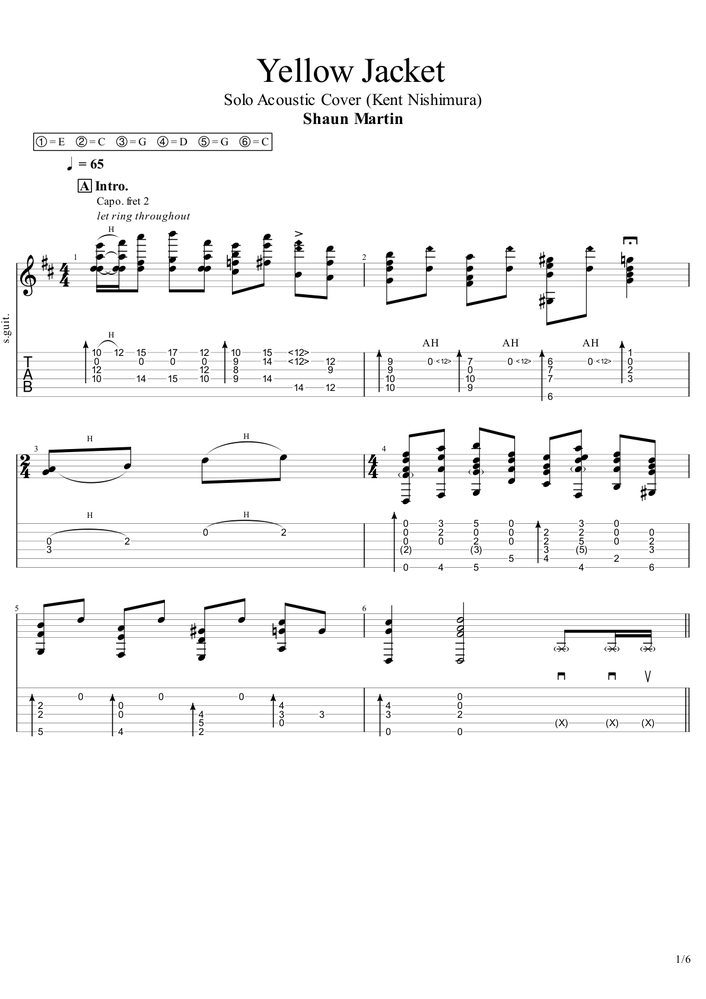
#> input picture test_samples/images/page_1.png, 706 x 999 px, shrunk from 1190 x 1684 before the run, found by its file name
$ python region_segmenter.py
#> lines starting #> are read from the running program, lines starting #| are printed output that depends on the picture; after the words box and inside, x2 and y2 are one past the last pixel; in counts of white or black regions, pixels touching at a corner belong together
"""
TAB Region Segmenter

이미지에서 오선보(Staff)와 TAB 영역을 분리하는 모듈
YOLO가 오선보의 음표를 프렛으로 오인하는 문제 해결

구조:
1. 오선보: 5개의 평행선 + 음표 머리
2. TAB: 6개의 평행선 + 숫자

분리 방법:
- 수평선 감지 → 5줄 그룹 vs 6줄 그룹 분류
- 또는 "TAB" 레이블 위치 기준으로 분리
"""

import cv2
import numpy as np
from pathlib import Path
from typing import Tuple, List, Optional
from dataclasses import dataclass


@dataclass
class Region:
    """감지된 영역"""
    type: str  # 'staff' or 'tab'
    y_start: int
    y_end: int
    x_start: int
    x_end: int
    num_lines: int

    def crop(self, image: np.ndarray) -> np.ndarray:
        """이 영역으로 이미지 크롭"""
        return image[self.y_start:self.y_end, self.x_start:self.x_end]


class RegionSegmenter:
    """
    오선보/TAB 영역 분리기

    방법:
    1. 수평선 감지 (Hough Transform)
    2. 선 그룹 클러스터링
    3. 5줄 = 오선보, 6줄 = TAB로 분류
    """

    def __init__(self, min_line_length: int = 100, line_gap_threshold: int = 30):
        self.min_line_length = min_line_length
        self.line_gap_threshold = line_gap_threshold

    def detect_horizontal_lines(self, image: np.ndarray) -> List[int]:
        """수평선의 Y좌표 감지"""
        # 그레이스케일 변환
        if len(image.shape) == 3:
            gray = cv2.cvtColor(image, cv2.COLOR_BGR2GRAY)
        else:
            gray = image.copy()

        # 이진화
        _, binary = cv2.threshold(gray, 200, 255, cv2.THRESH_BINARY_INV)

        # 수평 커널로 모폴로지 연산
        horizontal_kernel = cv2.getStructuringElement(cv2.MORPH_RECT, (40, 1))
        horizontal_lines = cv2.morphologyEx(binary, cv2.MORPH_OPEN, horizontal_kernel)

        # 각 행의 픽셀 합계 계산
        row_sums = np.sum(horizontal_lines, axis=1)

        # 임계값 이상인 행 = 수평선
        threshold = image.shape[1] * 0.3 * 255  # 30% 이상 채워진 행
        line_rows = np.where(row_sums > threshold)[0]

        # 연속된 행 그룹화 (선 두께 고려)
        if len(line_rows) == 0:
            return []

        lines = []
        current_line_start = line_rows[0]

        for i in range(1, len(line_rows)):
            if line_rows[i] - line_rows[i-1] > 3:  # 3픽셀 이상 떨어지면 새 선
                lines.append((current_line_start + line_rows[i-1]) // 2)
                current_line_start = line_rows[i]

        lines.append((current_line_start + line_rows[-1]) // 2)

        return lines

    def group_lines(self, lines: List[int]) -> List[List[int]]:
        """
        인접한 선들을 그룹으로 묶기

        오선보: 5줄, 일정한 간격
        TAB: 6줄, 일정한 간격
        """
        if len(lines) < 5:
            return []

        groups = []
        current_group = [lines[0]]

        for i in range(1, len(lines)):
            gap = lines[i] - lines[i-1]

            # 같은 그룹의 선 간격 (보통 15-30픽셀)
            if gap < self.line_gap_threshold:
                current_group.append(lines[i])
            else:
                if len(current_group) >= 5:
                    groups.append(current_group)
                current_group = [lines[i]]

        if len(current_group) >= 5:
            groups.append(current_group)

        return groups

    def classify_groups(self, groups: List[List[int]], image_width: int) -> List[Region]:
        """
        그룹을 오선보/TAB으로 분류

        5줄 = 오선보
        6줄 = TAB
        """
        regions = []

        for group in groups:
            num_lines = len(group)
            y_start = max(0, group[0] - 20)
            y_end = group[-1] + 20

            if num_lines == 5:
                region_type = 'staff'
            elif num_lines == 6:
                region_type = 'tab'
            else:
                # 5줄도 6줄도 아니면 가장 가까운 것으로
                region_type = 'tab' if num_lines > 5 else 'staff'

            regions.append(Region(
                type=region_type,
                y_start=y_start,
                y_end=y_end,
                x_start=0,
                x_end=image_width,
                num_lines=num_lines
            ))

        return regions

    def segment(self, image: np.ndarray) -> Tuple[List[Region], List[Region]]:
        """
        이미지에서 오선보와 TAB 영역 분리

        Returns:
            (staff_regions, tab_regions)
        """
        lines = self.detect_horizontal_lines(image)
        groups = self.group_lines(lines)
        regions = self.classify_groups(groups, image.shape[1])

        staff_regions = [r for r in regions if r.type == 'staff']
        tab_regions = [r for r in regions if r.type == 'tab']

        return staff_regions, tab_regions

    def extract_tab_only(self, image: np.ndarray) -> Optional[np.ndarray]:
        """TAB 영역만 추출"""
        staff_regions, tab_regions = self.segment(image)

        if not tab_regions:
            print("[Segmenter] No TAB region found, returning original")
            return image

        # 모든 TAB 영역 병합
        y_min = min(r.y_start for r in tab_regions)
        y_max = max(r.y_end for r in tab_regions)

        return image[y_min:y_max, :]

    def visualize(self, image: np.ndarray,
                  staff_regions: List[Region],
                  tab_regions: List[Region]) -> np.ndarray:
        """분리 결과 시각화"""
        vis = image.copy()

        # 오선보 영역: 파란색
        for region in staff_regions:
            cv2.rectangle(vis,
                         (region.x_start, region.y_start),
                         (region.x_end, region.y_end),
                         (255, 0, 0), 2)
            cv2.putText(vis, f"STAFF ({region.num_lines} lines)",
                       (region.x_start + 10, region.y_start + 20),
                       cv2.FONT_HERSHEY_SIMPLEX, 0.6, (255, 0, 0), 2)

        # TAB 영역: 녹색
        for region in tab_regions:
            cv2.rectangle(vis,
                         (region.x_start, region.y_start),
                         (region.x_end, region.y_end),
                         (0, 255, 0), 2)
            cv2.putText(vis, f"TAB ({region.num_lines} lines)",
                       (region.x_start + 10, region.y_start + 20),
                       cv2.FONT_HERSHEY_SIMPLEX, 0.6, (0, 255, 0), 2)

        return vis


def test_segmenter(image_path: str, output_path: str = None):
    """테스트 실행"""
#> called with image_path = 'test_samples/images/page_1.png', output_path = 'segmentation_result.png'
    print(f"[Test] Loading {image_path}")
    image = cv2.imread(image_path)
#> image is the input picture: shape (999, 706, 3); min 0, max 255, mean 246.8

    if image is None:
        print(f"[Error] Cannot load image")
        return

    segmenter = RegionSegmenter()
    staff_regions, tab_regions = segmenter.segment(image)
#> in detect_horizontal_lines, `_, binary = cv2.threshold(gray, 200, 255, cv2.THRESH_BINARY_INV)`:
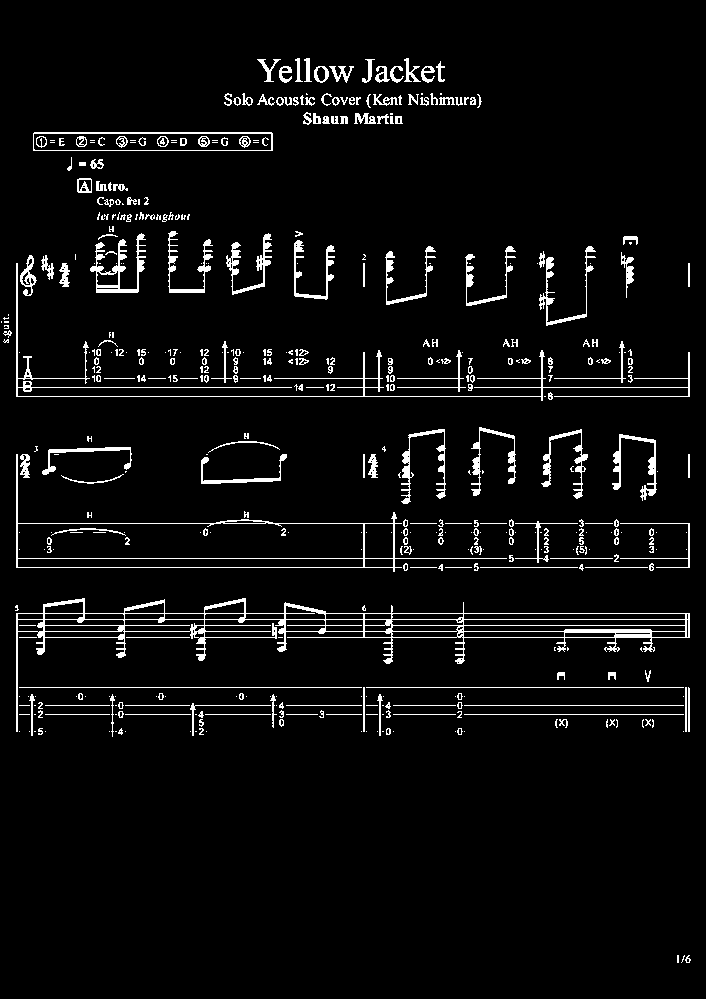
#> binary: shape (999, 706); 4.7% white in thin lines or dots, all inside (x1, y1, x2, y2) = (1, 58, 691, 963)
#> in detect_horizontal_lines, `horizontal_lines = cv2.morphologyEx(binary, cv2.MORPH_OPEN, horizontal..`:
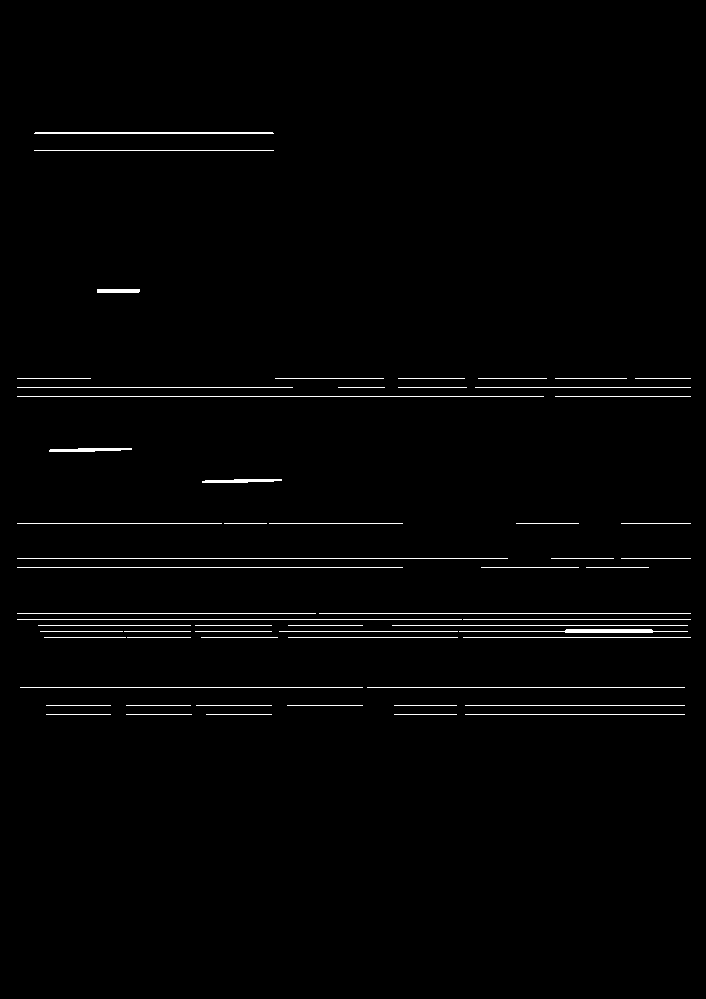
#> horizontal_lines: shape (999, 706); 1.4% white in thin lines or dots, all inside (x1, y1, x2, y2) = (17, 132, 691, 715)
#> in detect_horizontal_lines, `row_sums = np.sum(horizontal_lines, axis=1)`: row_sums = 999 values, max 171615 at index 619, min 0 at index 0, mean 2542.1
#> in detect_horizontal_lines, `line_rows = np.where(row_sums > threshold)[0]`: line_rows = 17 values from 132 to 714
#> in detect_horizontal_lines, `current_line_start = line_rows[0]`: current_line_start = 132
#> the loop in detect_horizontal_lines, `for i in range(1, len(line_rows)):` made 16 passes
#> current_line_start on passes 2 to 13: 150, 378, 387, 396, 523, 558, 567, 613, 619, 625, 631, 637
#> after the loop in detect_horizontal_lines, `for i in range(1, len(line_rows)):`: lines = [132, 150, 378, 387, 396, 523, 558, 567, 613, 619, 625, 631, 637, 687, 705]
#> in segment, `lines = self.detect_horizontal_lines(image)`: lines = [132, 150, 378, 387, 396, 523, 558, 567, 613, 619, 625, 631, 637, 687, 705, 714]
#> in group_lines, `current_group = [lines[0]]`: current_group = [132]
#> the loop in group_lines, `for i in range(1, len(lines)):` made 15 passes
#> (gap, current_group) on passes 2, 5, 6, 8, 13: (228, [378]), (127, [523]), (35, [558]), (46, [613]), (50, [687])
#> gap on passes 1, 3, 4, 7, 9, 10: 18, 9, 9, 9, 6, 6
#> after the loop in group_lines, `for i in range(1, len(lines)):`: groups = [[613, 619, 625, 631, 637]]
#> the loop in classify_groups, `for group in groups:` made 1 pass
#> (group, num_lines, y_start, y_end, region_type) on pass 1: ([613, 619, 625, 631, 637], 5, 593, 657, 'staff')
#> after the loop in classify_groups, `for group in groups:`: regions = 1 item
#> in segment, `tab_regions = [r for r in regions if r.type == 'tab']`: tab_regions = []
#> staff_regions = 1 item; tab_regions = []

    print(f"[Result] Found {len(staff_regions)} staff regions, {len(tab_regions)} TAB regions")
#| [Result] Found 1 staff regions, 0 TAB regions

    for i, r in enumerate(staff_regions):
        print(f"  Staff {i+1}: y={r.y_start}-{r.y_end}, lines={r.num_lines}")
#> this loop made 1 pass
#|   Staff 1: y=593-657, lines=5

    for i, r in enumerate(tab_regions):
        print(f"  TAB {i+1}: y={r.y_start}-{r.y_end}, lines={r.num_lines}")
#> this loop made 0 passes

    # 시각화
    vis = segmenter.visualize(image, staff_regions, tab_regions)
#> the loop in visualize, `for region in staff_regions:` made 1 pass
#> after the loop in visualize, `for region in staff_regions:`:
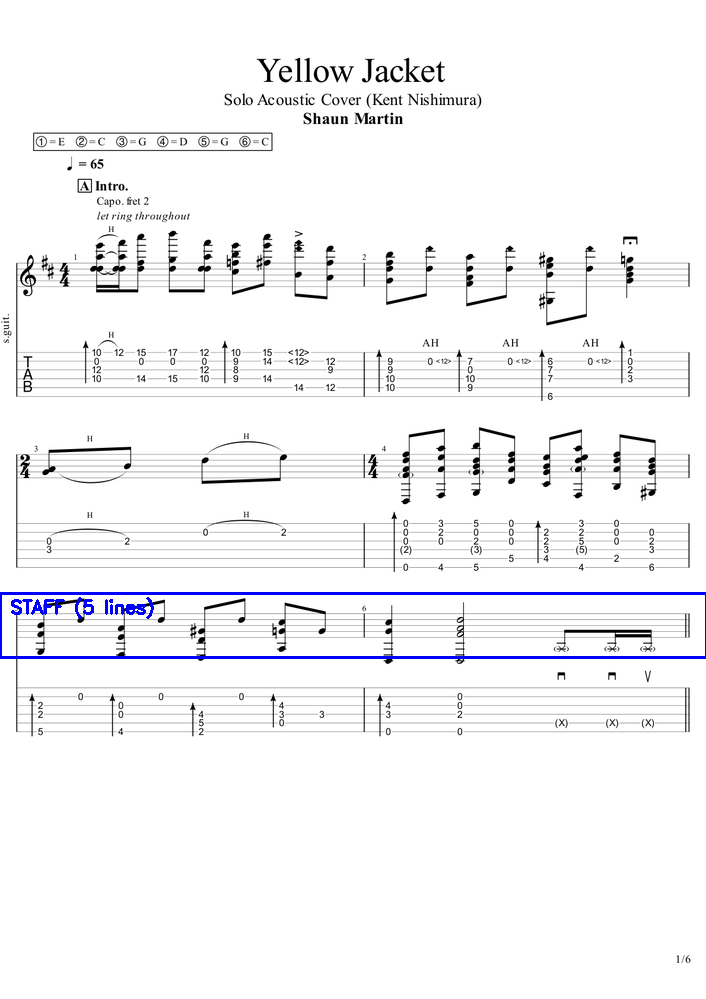
#> vis: shape (999, 706, 3); 0.77% of pixels changed, all inside (x1, y1, x2, y2) = (0, 592, 706, 659)

    output_path = output_path or "segmentation_result.png"
    cv2.imwrite(output_path, vis)
    print(f"[Saved] {output_path}")

    # TAB만 추출
    tab_only = segmenter.extract_tab_only(image)
#> the loop in detect_horizontal_lines (call 2), `for i in range(1, len(line_rows)):` made 16 passes
#> the loop in group_lines (call 2), `for i in range(1, len(lines)):` made 15 passes
#> the loop in classify_groups (call 2), `for group in groups:` made 1 pass
#> in extract_tab_only, `staff_regions, tab_regions = self.segment(image)`: staff_regions = 1 item; tab_regions = []
    if tab_only is not None:
        tab_path = output_path.replace(".png", "_tab_only.png")
        cv2.imwrite(tab_path, tab_only)
        print(f"[Saved] {tab_path}")


if __name__ == "__main__":
    import sys

    if len(sys.argv) > 1:
        test_segmenter(sys.argv[1])
    else:
        # 기본 테스트
        test_segmenter("test_samples/images/page_1.png", "segmentation_result.png")
